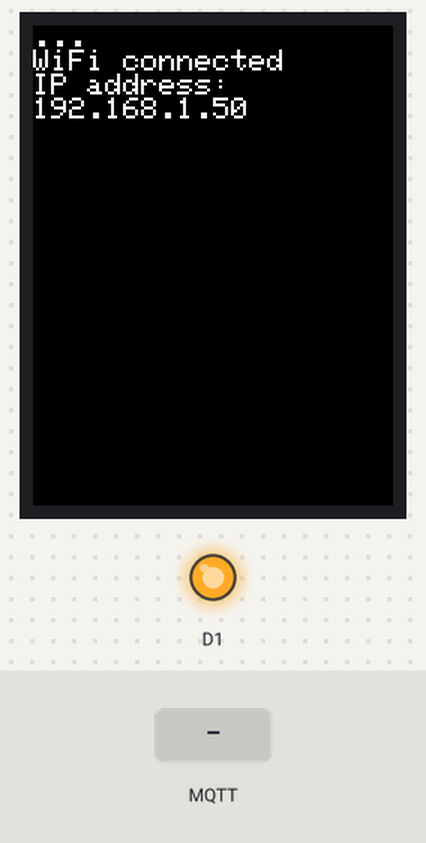
Bench run of a sketch on a simulated ESP8266 (NodeMCU). Parts: 240×320 colour display, output pins drawn as LEDs (lit = HIGH). The inputs (shaded band) are chosen by the test bench. WiFi joins after 1.5 s; servers stay silent unless stated; no MQTT or app messages arrive unless stated; not simulated (calls return 0 or success): WifiCreds.h; what the sketch prints to the serial monitor is not drawn.

Above: at 2.9 s.
3.0 s: MQTT message "outTopic" arrives on the first subscribed topic
At 4.2 s:
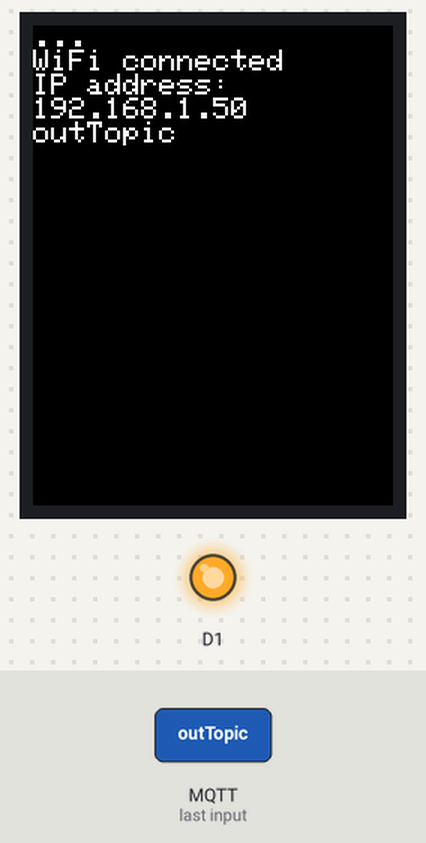
4.5 s: MQTT message "off" arrives on the first subscribed topic
At 5.4 s:
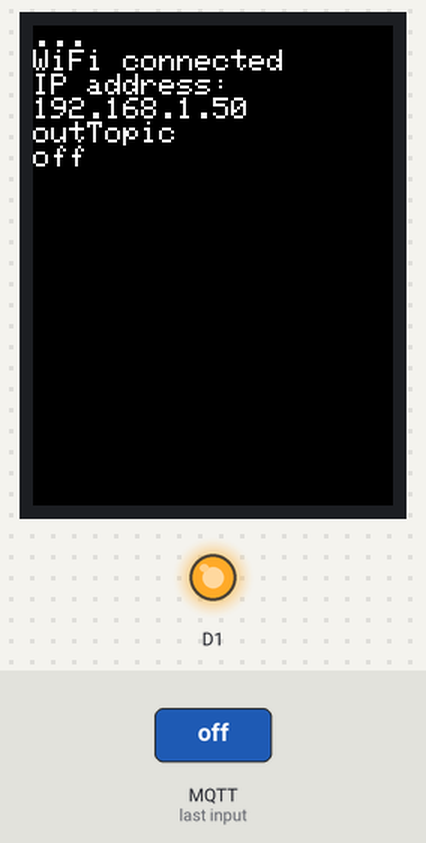
6.0 s: MQTT message "1" arrives on the first subscribed topic
7.5 s: MQTT message "on" arrives on the first subscribed topic
At 8.9 s:
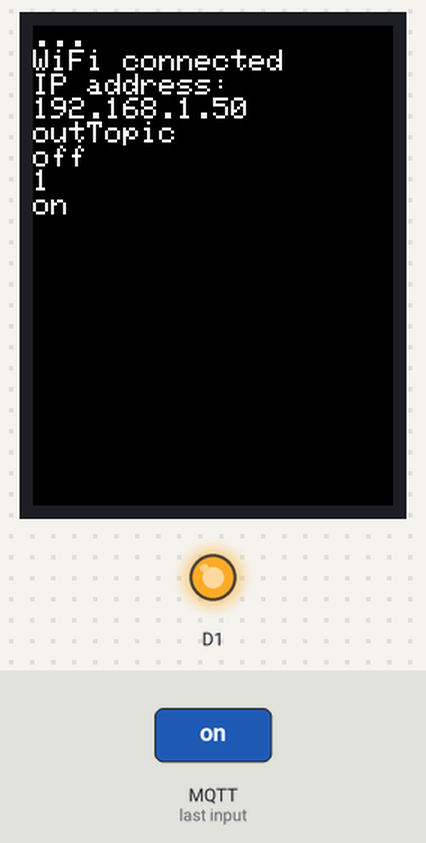
Timing chart, 0 to 10.0 s (numbered marks = the images above; inputs shaded):
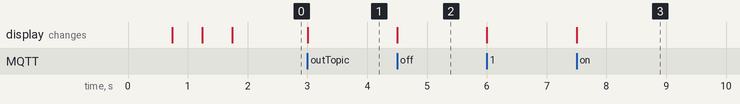

Measured:
- after the input at 3.0 s, the display: changes at once (image 1)
- after the input at 4.5 s, the display: changes at once (image 2)
- after the input at 7.5 s, the display: changes at once (image 3)

The sketch:

esp8266-tft-mqtt-client.ino
```cpp
#include <ESP8266WiFi.h>
#include <ESP8266mDNS.h>
#include <WiFiUdp.h>
#include <ArduinoOTA.h>
#include <PubSubClient.h>
#include <WifiCreds.h>
#include <OneWire.h>
#include <DallasTemperature.h>
#include "SPI.h"
#include "Adafruit_GFX.h"
#include "Adafruit_ILI9341.h"
#define MQTT_PORT 1883
uint8_t MAC_array[6];
char MAC_char[18];

// Configure pins for TFT SPI
#define TFT_CS D4
#define TFT_DC D2
#define TFT_MOSI D8
#define TFT_CLK D7
#define TFT_RST D3
#define TFT_MISO D6
Adafruit_ILI9341 tft = Adafruit_ILI9341(TFT_CS, TFT_DC, TFT_MOSI, TFT_CLK, TFT_RST, TFT_MISO);

WiFiClient espClient;
PubSubClient client(espClient);

char currentHostname[14];

void setup() {
  Serial.begin(115200);
    pinMode(D1, OUTPUT);
    digitalWrite(D1, HIGH);


    tft.begin();
    tft.setCursor(0, 0);
    tft.fillScreen(ILI9341_BLACK);
    tft.setTextColor(ILI9341_WHITE);  tft.setTextSize(2);
  setup_wifi();
  client.setServer(TEMP_SERVER, MQTT_PORT);
  client.setCallback(callback);
  // Setup OTA Uploads
  ArduinoOTA.setPassword((const char *)"boarding");

  ArduinoOTA.onStart([]() {
    Serial.println("STARTING OTA UPDATE");
    tft.fillScreen(ILI9341_BLACK);
    tft.println("STARTING OTA UPDATE");
    char updateMessage[36]= "OTA UPDATE START - ";
    strcat(updateMessage, currentHostname);
    client.publish("debugMessages", updateMessage);
  });
  ArduinoOTA.onEnd([]() {
    Serial.println("\nCOMPLETED OTA UPDATE");
    tft.println("\nCOMPLETED OTA UPDATE");
    char updateMessage[37]= "OTA UPDATE FINISH - ";
    strcat(updateMessage, currentHostname);
    client.publish("debugMessages", updateMessage);
  });
  ArduinoOTA.onProgress([](unsigned int progress, unsigned int total) {
    Serial.printf("Progress: %u%%\r", (progress / (total / 100)));
    tft.setCursor(0,0);
    tft.fillRect(0, 0, tft.width(), 20, ILI9341_BLACK);
    tft.printf("Progress: %u%%\r", (progress / (total / 100)));
  });
  ArduinoOTA.onError([](ota_error_t error) {
    Serial.printf("Error[%u]: ", error);
    tft.printf("Error[%u]: ", error);
    if (error == OTA_AUTH_ERROR) Serial.println("Auth Failed");
    else if (error == OTA_BEGIN_ERROR) Serial.println("Begin Failed");
    else if (error == OTA_CONNECT_ERROR) Serial.println("Connect Failed");
    else if (error == OTA_RECEIVE_ERROR) Serial.println("Receive Failed");
    else if (error == OTA_END_ERROR) Serial.println("End Failed");
  });
  ArduinoOTA.begin();

}

void setup_wifi() {

  delay(10);

  Serial.println();
  Serial.print("Connecting to ");
  WiFi.mode(WIFI_STA);
  Serial.println(MY_SSID);
  WiFi.begin(MY_SSID, MY_PASSWORD);

  while (WiFi.status() != WL_CONNECTED) {
    delay(500);
    Serial.print(".");
    tft.print(".");
  }


  Serial.println("");
  tft.println("");
  Serial.println("WiFi connected");
  tft.println("WiFi connected");
  Serial.print("IP address: ");
  tft.println("IP address: ");
  Serial.println(WiFi.localIP());
  tft.println(WiFi.localIP());
  // Store the hostname to use later for MQTT ID
  String hostnameString = WiFi.hostname();
  hostnameString.toCharArray(currentHostname, 14);
  Serial.print("Hostname: ");
  Serial.println(WiFi.hostname());
}
int messagesReceived = 0;
void callback(char* topic, byte* payload, unsigned int length) {
  Serial.print("Message arrived [");
  Serial.print(topic);
  Serial.print("] ");
  for (int i = 0; i < length; i++) {
    Serial.print((char)payload[i]);
  }
  messagesReceived++;
  Serial.println();
  payload[length] = '\0';
  char *payloadS = (char *) payload;
  String string = String((char *)payload);
  if (strcmp(topic, "outTopic") == 0){
    tft.println(string);
  }
  if(messagesReceived > 14){
    messagesReceived = 0;
    tft.fillScreen(ILI9341_BLACK);
    tft.setCursor(0,0);
    tft.println("IP address: ");
    tft.println(WiFi.localIP());
  }
}

void reconnect() {
  // Loop until we're reconnected
  while (!client.connected()) {
    Serial.print("Attempting MQTT connection...");
    // Attempt to connect
    if (client.connect(currentHostname)) {
      Serial.println("connected");
      // ... and resubscribe
      client.subscribe("outTopic");
    } else {
      Serial.print("failed, rc=");
      Serial.print(client.state());
      Serial.println(" try again in 5 seconds");
      // Wait 5 seconds before retrying
      delay(5000);
    }
  }
}


void loop() {
  ArduinoOTA.handle();
  if (!client.connected()) {
    reconnect();
  }
  client.loop();
}
```
